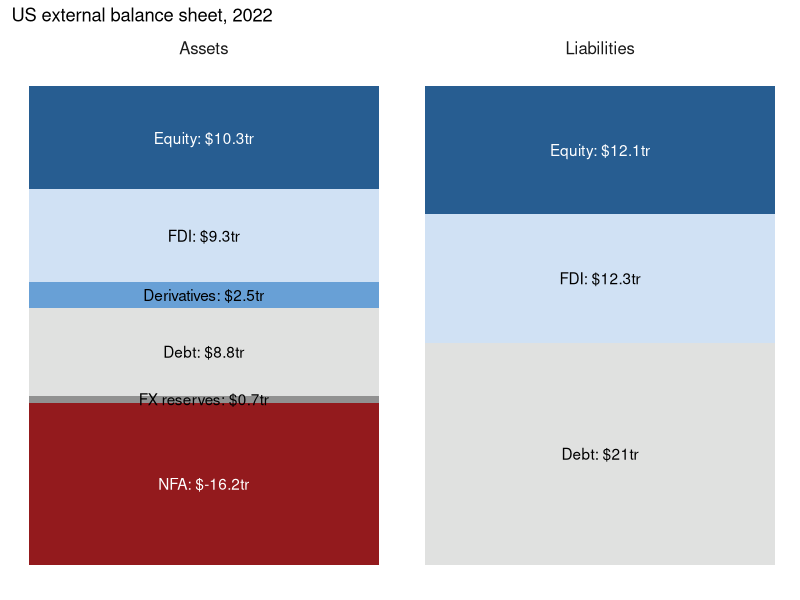
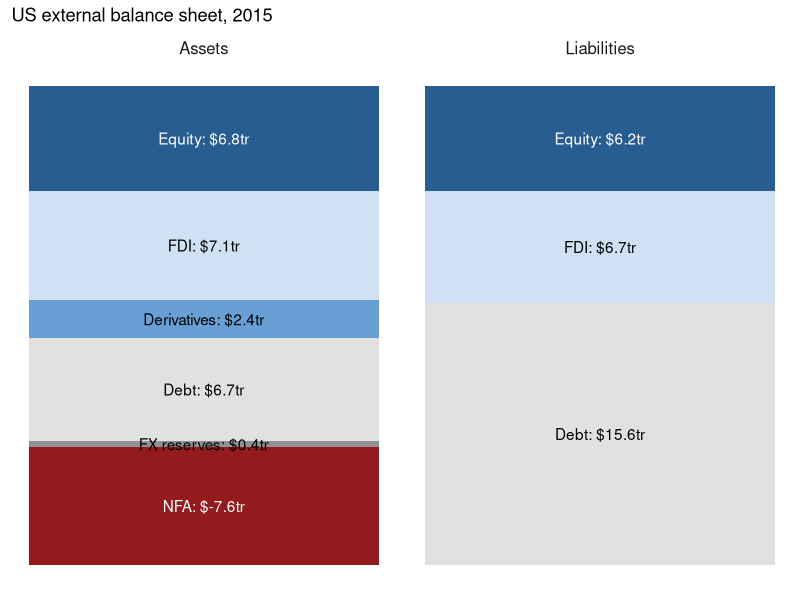
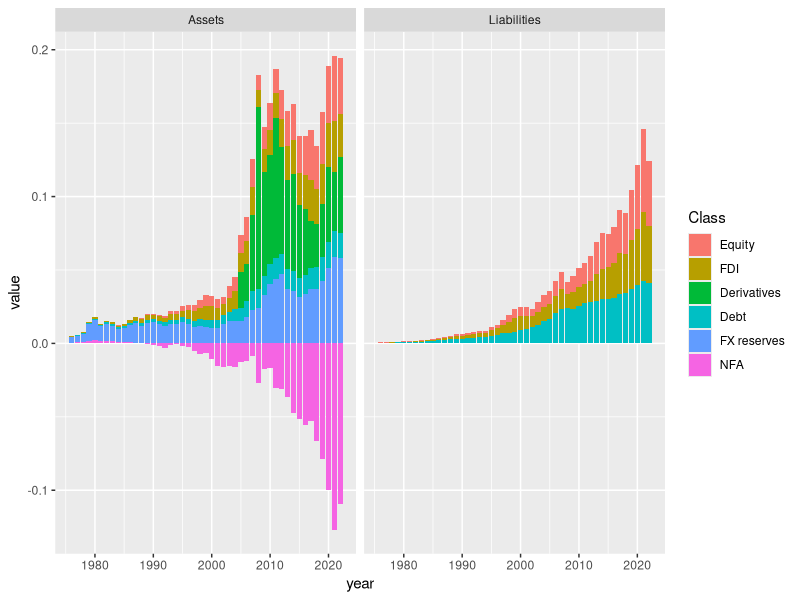
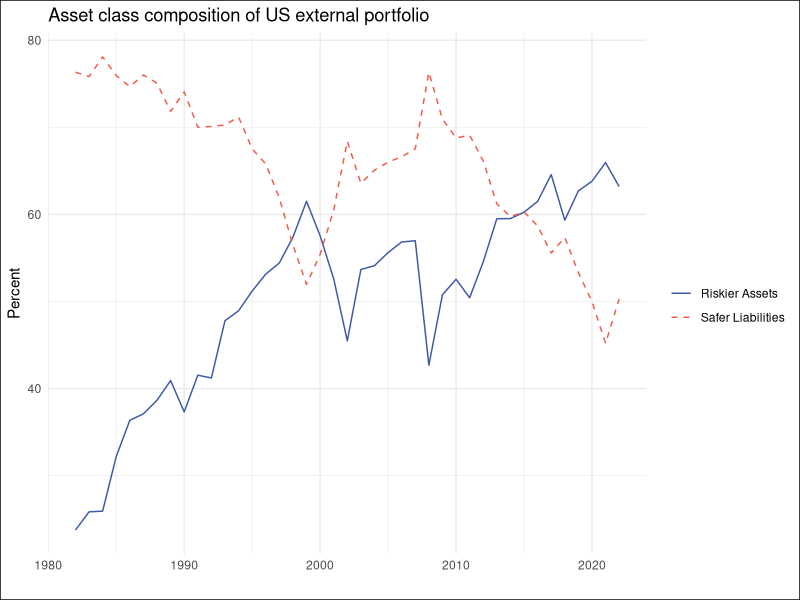
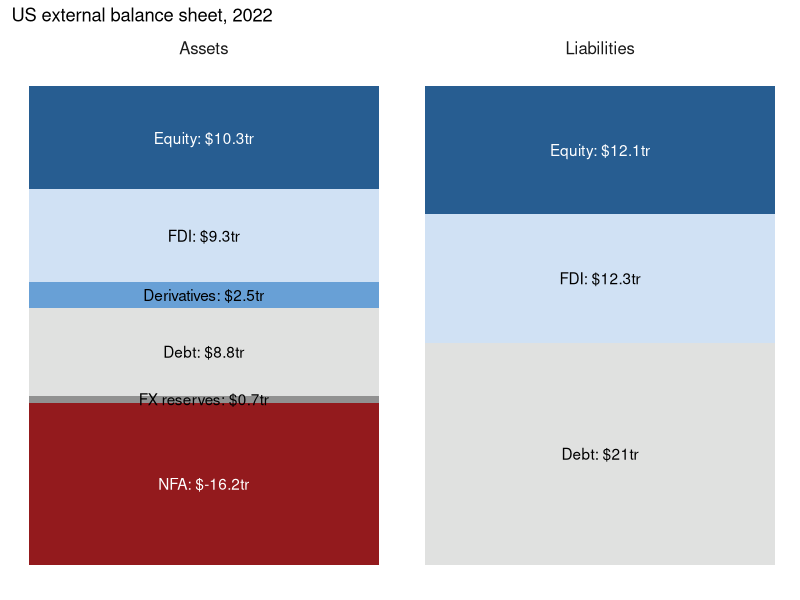
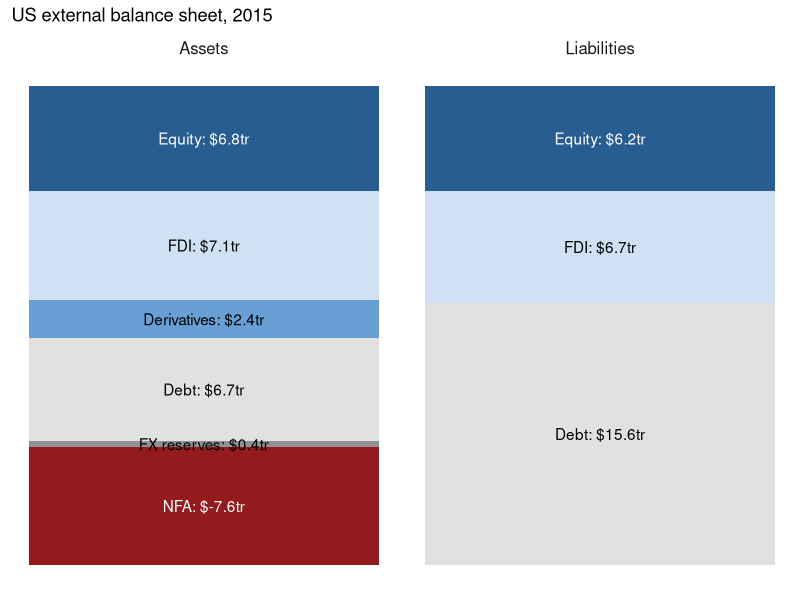
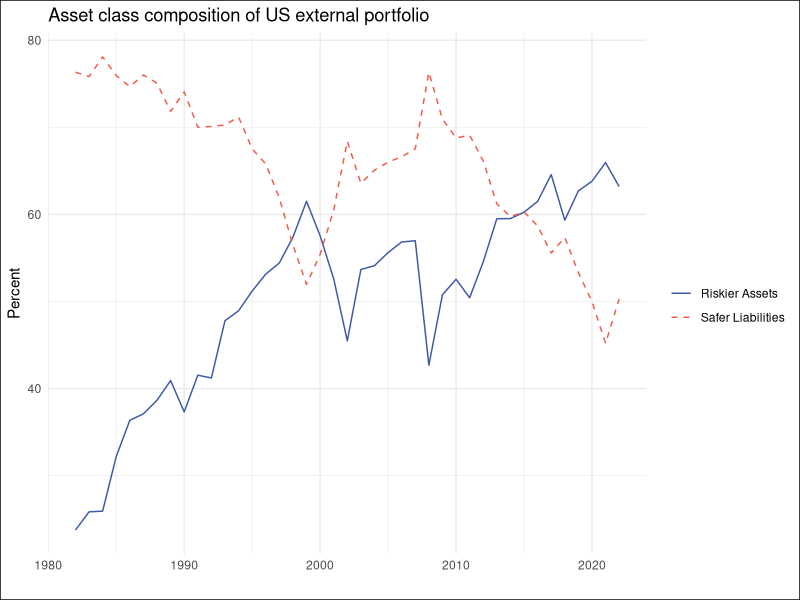
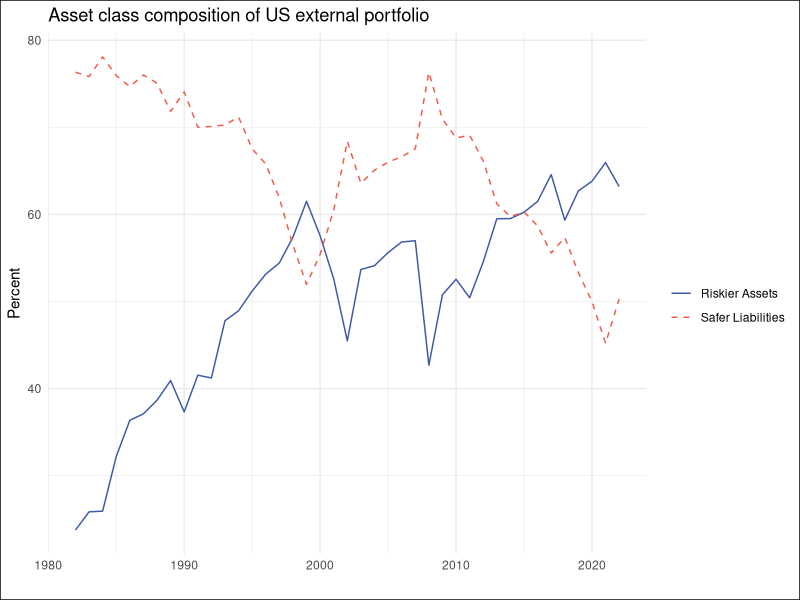

Here is the R script that generated these plots, in order:
library(tidyverse)

data <- read.csv('Table.csv', skip = 3, na.strings = c("n.a."))

str(data)

data$Type.of.investment <- str_trim(data$Type.of.investment)

head(data)

fig1top_classes <- read.csv('1top_classes.csv')

fig1data <- data %>%
  # For each entry, classify as asset or liability
  mutate(Side = ifelse(row_number() <
                         which(data$Type.of.investment == 'U.S. liabilities'),
                       'Assets', 'Liabilities')) %>%
  # Joining with class labels
  left_join(fig1top_classes, by = c('Type.of.investment' = 'Database')) %>%
  # For all columns with "X", convert into numeric
  mutate_at(vars(matches("X")), as.numeric) %>%
  group_by(Class, Side) %>%
  # Sum across all numeric columns
  summarise(across(where(is.numeric), ~ sum(.x, na.rm = TRUE))) %>%
  pivot_longer(cols = X1976:X2022,
               names_to = 'year') %>%
  mutate(year = as.integer(str_replace(year, 'X', '')))

fig1colors <-
  c('Equity' = '#275d91',
    'FDI' = '#d0e1f4',
    'Derivatives' = '#68a0d6',
    'Debt' = '#e0e1e0',
    'FX reserves' = '#919191',
    'NFA' = '#931a1d')

# Generate a balance sheet plot

bsheet <- function(.year){
  fig1data %>%
    filter(year == .year,
           !(Class %in% c('U.S. Assets', 'U.S. Liabilities'))) %>%
    na.omit() %>%
    mutate(Class = factor(Class,
                          levels = c('Equity', 'FDI',
                                     'Derivatives', 'Debt',
                                     'FX reserves', 'NFA'))) %>%
    ggplot(aes(x = 0, y = value, fill = Class,
               label = paste0(Class,': $',
                              round(value/10^6, 1), 'tr'))) +
    geom_col() +
    geom_text(aes(color = Class),
              position = position_stack(vjust = .5)) +
    scale_fill_manual(values = fig1colors) +
    scale_color_manual(values = c('Equity' = 'white',
                                  'FDI' = 'black',
                                  'Derivatives' = 'black',
                                  'Debt' = 'black',
                                  'FX reserves' = 'black',
                                  'NFA' = 'white')) +
    facet_wrap(~Side, scales = 'free') +
    theme_minimal() +
    theme(legend.position="none",
          axis.ticks = element_blank(),
          axis.text = element_blank(),
          axis.title = element_blank(),
          panel.grid = element_blank(),
          strip.text = element_text(size = 12)) +
    labs(title = paste0('US external balance sheet, ', .year)) %>%
    return()
}

bsheet(2022)
ggsave('figures/bsheet_2022.pdf')

bsheet(2015)
ggsave('figures/bsheet_2015.pdf')

fig1data %>%
  filter(!(Class %in% c('U.S. Assets', 'U.S. Liabilities'))) %>%
  na.omit() %>%
  mutate(Class = factor(Class,
                        levels = c('Equity', 'FDI',
                                   'Derivatives', 'Debt',
                                   'FX reserves', 'NFA')),
         value = value/sum(abs(value))) %>%
  ggplot(aes(x = year, y = value, fill = Class,
             label = paste0(Class,': $',
                            round(value/10^6, 1), 'tr'))) +
  geom_col() + facet_wrap(~Side)
  
# Middle

# Import labels
fig1mid_classes <- read.csv('1middle_classes.csv')

data %>%
  # For each entry, classify as asset or liability
  mutate(Side = ifelse(row_number() <
                         which(data$Type.of.investment == 'U.S. liabilities'),
                       'Assets', 'Liabilities')) %>%
  # Joining with class labels
  left_join(fig1mid_classes, by = c('Type.of.investment' = 'Database')) %>%
  # For all columns with "X", convert into numeric
  mutate_at(vars(matches("X")), as.numeric) %>%
  group_by(Class, Side) %>%
  # Sum across all numeric columns
  summarise(across(where(is.numeric), ~ sum(.x, na.rm = TRUE))) %>%
  pivot_longer(cols = X1976:X2022,
               names_to = 'year') %>%
  na.omit() %>%
  mutate(year = as.integer(str_replace(year, 'X', ''))) %>%
  pivot_wider(names_from = Class) %>%
  # Create measures
  mutate(`Riskier Assets` = (`Equity FDI` + Equity)/`Total Assets`,
         `Safer Liabilities` = (Other + Debt)/`Total Liabilities`) %>%
  select(year, `Riskier Assets`, `Safer Liabilities`) %>%
  pivot_longer(c(`Riskier Assets`, `Safer Liabilities`)) %>%
  # Remove inconsistent rows
  na.omit() %>%
  # Remove pre-1982: missing data
  # Authors imputed data
  # However, we are focousing in recent periods
  filter(year > 1981) %>%
  ggplot(aes(x = year, y = value*100,
             group = name, color = name,
             linetype = name)) +
  geom_line() +
  scale_color_manual(values = c('Riskier Assets' = '#3d58a7',
                                'Safer Liabilities' = '#f1594c')) +
  scale_linetype_manual(values = c('Riskier Assets' = 'solid',
                                   'Safer Liabilities' = 'dashed')) +
  theme_minimal() +
  theme(plot.background = element_rect(fill = 'white')) +
  labs(x = '', color = '', linetype = '', y = 'Percent',
       title = 'Asset class composition of US external portfolio')
ggsave('figures/composition.pdf')
ggsave('figures/composition.png') # Just for the README :)
